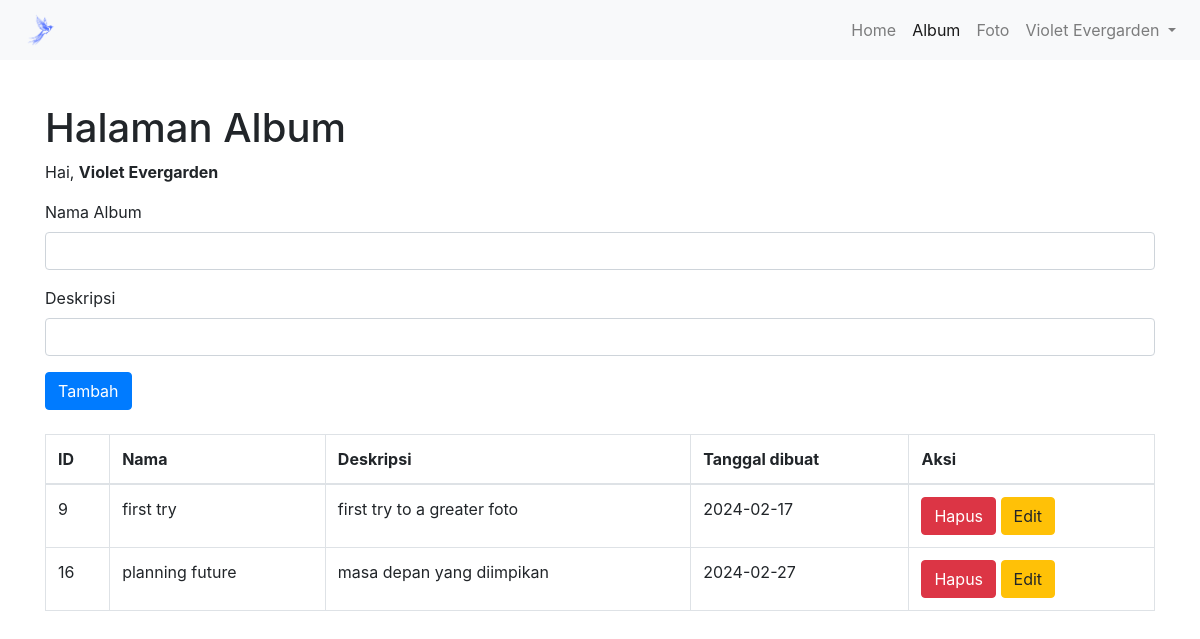
The page /album.php (signed in) on the database its author committed.
### tables this page shows
CREATE TABLE `album` (
  `albumid` int(11) NOT NULL,
  `namaalbum` varchar(255) NOT NULL,
  `deskripsi` text NOT NULL,
  `tanggaldibuat` date NOT NULL,
  `userid` int(11) NOT NULL
);

### album.php (the view, shortened to what this page needs)
<!DOCTYPE html>
<html lang="en">
<head>
    <link rel="stylesheet" href="https://stackpath.bootstrapcdn.com/bootstrap/4.5.2/css/bootstrap.min.css">
</head>
<body>
    <nav class="navbar navbar-expand-lg navbar-light bg-light fixed-top">
        <a class="navbar-brand" href="#"><img src="resources/logo/logo.png" width="50px"></a>
        <div class="collapse navbar-collapse" id="navbarNav">
            <ul class="navbar-nav ml-auto">
                <li class="nav-item"><a class="nav-link" href="index.php">Home</a></li>
                <li class="nav-item active"><a class="nav-link" href="album.php">Album</a></li>
                <li class="nav-item"><a class="nav-link" href="foto.php">Foto</a></li>
                <li class="nav-item dropdown">
                    <a class="nav-link dropdown-toggle" href="#" id="navbarDropdown" role="button" data-toggle="dropdown" aria-haspopup="true" aria-expanded="false">
                        <?= $_SESSION['namalengkap'] ?>
                    </a>
                </li>
            </ul>
        </div>
    </nav>
    <div class="container mt-5">
        <h1>Halaman Album</h1>
        <p>Hai, <b> <?= $_SESSION['namalengkap'] ?></b></p>
        <form action="tambah_album.php" method="post">
            <div class="form-group">
                <label for="namaalbum">Nama Album</label>
                <input type="text" class="form-control" name="namaalbum" required>
            </div>
            <div class="form-group">
                <label for="deskripsi">Deskripsi</label>
                <input type="text" class="form-control" name="deskripsi" required>
            </div>
            <button type="submit" class="btn btn-primary">Tambah</button>
        </form>
        <table class="table table-bordered mt-4">
            <thead>
                <tr>
                    <th>ID</th>
                    <th>Nama</th>
                    <th>Deskripsi</th>
                    <th>Tanggal dibuat</th>
                    <th>Aksi</th>
                </tr>
            </thead>
            <tbody>
                <?php
                include "koneksi.php";
                $userid = $_SESSION['userid'];
                $sql = mysqli_query($conn, "select * from album where userid='$userid'");
                while ($data = mysqli_fetch_array($sql)) {
                ?>
                    <tr>
                        <td><?= $data['albumid'] ?></td>
                        <td><?= $data['namaalbum'] ?></td>
                        <td><?= $data['deskripsi'] ?></td>
                        <td><?= $data['tanggaldibuat'] ?></td>
                        <td>
                            <a href="hapus_album.php?albumid=<?= $data['albumid'] ?>" class="btn btn-danger">Hapus</a>
                            <a href="edit_album.php?albumid=<?= $data['albumid'] ?>" class="btn btn-warning">Edit</a>
                        </td>
                    </tr>
                <?php
                }
                ?>
            </tbody>
        </table>
    </div>
</body>
</html>

### album.php (style rules this page uses)
body { padding-top: 56px; }

### rows shown on the page
album: albumid "9", namaalbum "first try", deskripsi "first try to a greater foto", tanggaldibuat "2024-02-17"
album: albumid "16", namaalbum "planning future", deskripsi "masa depan yang diimpikan", tanggaldibuat "2024-02-27"

### other values the page prints
$_SESSION['namalengkap'] "Violet Evergarden"
